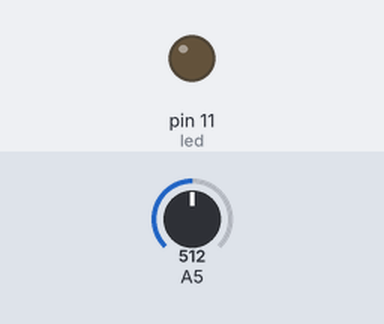
Bench run of a sketch on a simulated Arduino Uno, built with avr-gcc and run on an emulated ATmega328P. Parts: output pins drawn as LEDs (lit = HIGH). The inputs (shaded band) are chosen by the test bench; at power-on: A5 = 512.

Above: at 1.2 s.
1.3 s: A5 set to 1013
2.8 s: A5 set to 1023
At 3.56 s:
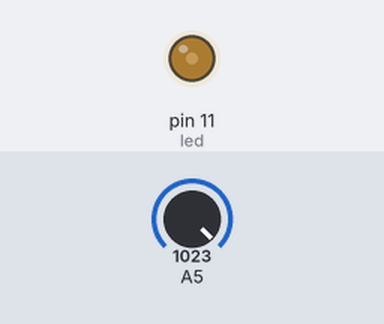
At 4.17 s:
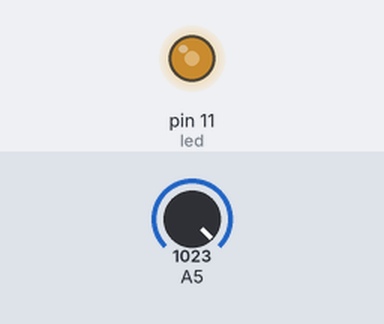
Timing chart, 0 to 11.8 s (numbered marks = the images above; inputs shaded):
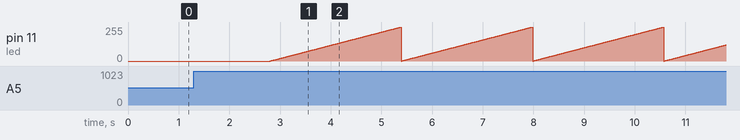

Measured:
- the behaviour switches between 1022 and 1023 on A5 (found by bisection; images 0 and 1)
- after the input at 1.3 s, every drawn part: stays the same
- after the input at 2.8 s, pin 11 (led): ramps from 0/255 to 255/255 and jumps back, once every 2.6 s

The sketch:

Button_03.ino
```cpp
int luminozitate = 0;

void setup() {
  Serial.begin(9600);
  pinMode(5, INPUT); // button
  pinMode(11, OUTPUT); // led
}

void loop() {
  if (analogRead(5) >= 1023){
    luminozitate += 1;
    delay(10);
    analogWrite(11, luminozitate);
  }
}
```
